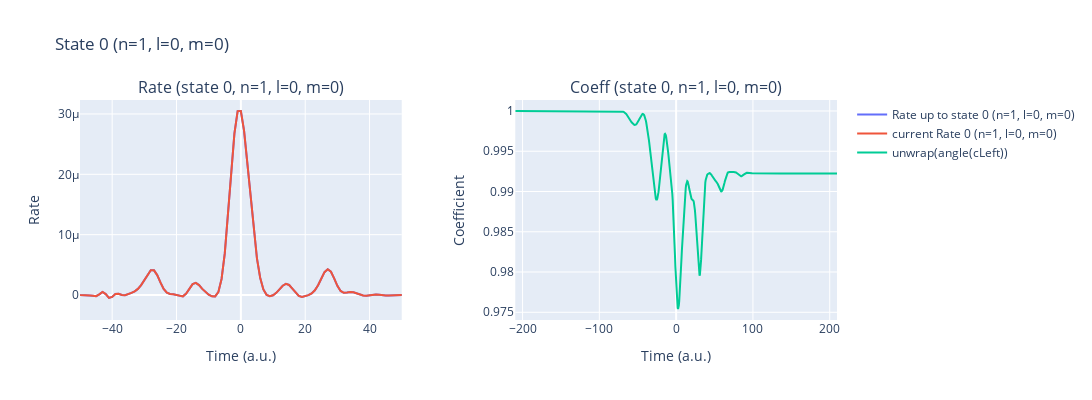
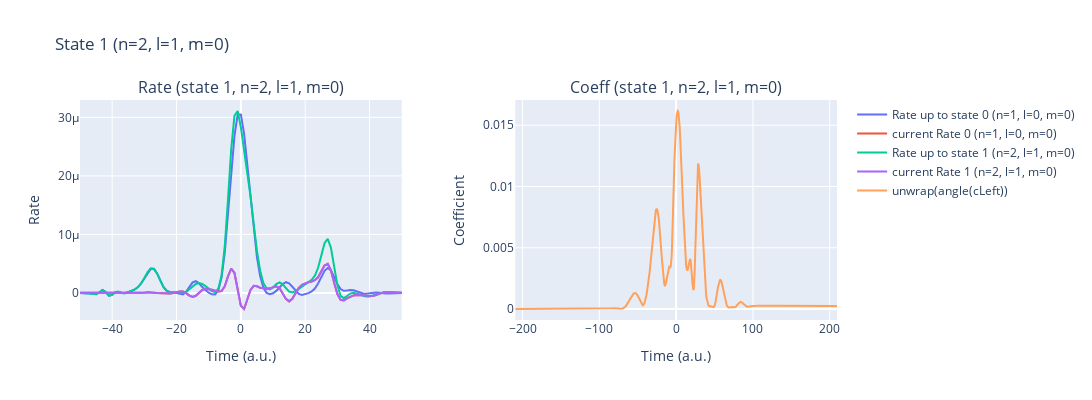
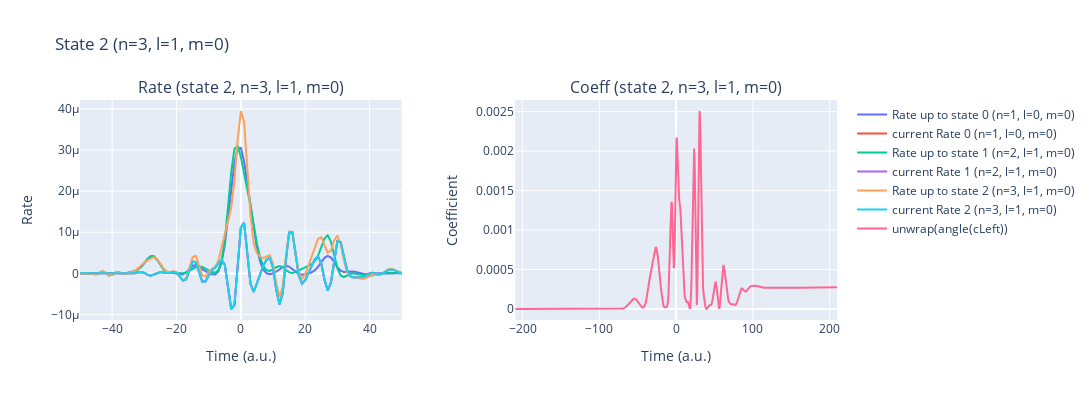

Write notebook code for charts like these, in order.
### Code cell
%autoreload
laser_pulses.add_pulse(params['lam0'], params['intensity'], params['cep'], params['lam0']/ AtomicUnits.nm / AtomicUnits.speed_of_light)
laser_pulses.add_pulse(250, 8e9, -np.pi/2, 0.58/ AtomicUnits.fs, t0=-144.91)
t_min, t_max = laser_pulses.get_time_interval()
time_recon_1= np.arange(int(t_min), int(t_max)+1, 1.)

rateExcited_1 = IonRate(time_recon_1, laser_pulses, params, dT=0.5, kernel_type='exact_SFA', excitedStates=True)
laser_pulses.reset()

### Figure 1 — Plotly figure (JSON) as saved in the notebook; plotly's stock layout.template omitted (floating-point values rounded to 4 significant figures; data arrays with more than 128 entries replaced by an {"elided": "..."} marker saying what was removed)
{"data": [{"mode": "lines", "name": "Rate up to state 0 (n=1, l=0, m=0)", "type": "scatter", "x": {"elided": "376 int values"}, "xaxis": "x", "y": {"elided": "376 float values"}, "yaxis": "y"}, {"mode": "lines", "name": "current Rate 0 (n=1, l=0, m=0)", "type": "scatter", "x": {"elided": "376 int values"}, "xaxis": "x", "y": {"elided": "376 float values"}, "yaxis": "y"}, {"mode": "lines", "name": "unwrap(angle(cLeft))", "type": "scatter", "x": {"elided": "839 float values"}, "xaxis": "x2", "y": {"elided": "839 float values"}, "yaxis": "y2"}], "layout": {"annotations": [{"font": {"size": 16}, "showarrow": false, "text": "Rate (state 0, n=1, l=0, m=0)", "x": 0.2125, "xanchor": "center", "xref": "paper", "y": 1, "yanchor": "bottom", "yref": "paper"}, {"font": {"size": 16}, "showarrow": false, "text": "Coeff (state 0, n=1, l=0, m=0)", "x": 0.7875, "xanchor": "center", "xref": "paper", "y": 1, "yanchor": "bottom", "yref": "paper"}], "height": 400, "title": {"text": "State 0 (n=1, l=0, m=0)"}, "width": 1200, "xaxis": {"anchor": "y", "domain": [0, 0.425], "range": [-50, 50], "title": {"text": "Time (a.u.)"}}, "xaxis2": {"anchor": "y2", "domain": [0.575, 1], "title": {"text": "Time (a.u.)"}}, "yaxis": {"anchor": "x", "domain": [0, 1], "title": {"text": "Rate"}}, "yaxis2": {"anchor": "x2", "domain": [0, 1], "title": {"text": "Coefficient"}}}}

### Figure 2 — Plotly figure (JSON) as saved in the notebook; plotly's stock layout.template omitted (floating-point values rounded to 4 significant figures; data arrays with more than 128 entries replaced by an {"elided": "..."} marker saying what was removed)
{"data": [{"mode": "lines", "name": "Rate up to state 0 (n=1, l=0, m=0)", "type": "scatter", "x": {"elided": "376 int values"}, "xaxis": "x", "y": {"elided": "376 float values"}, "yaxis": "y"}, {"mode": "lines", "name": "current Rate 0 (n=1, l=0, m=0)", "type": "scatter", "x": {"elided": "376 int values"}, "xaxis": "x", "y": {"elided": "376 float values"}, "yaxis": "y"}, {"mode": "lines", "name": "Rate up to state 1 (n=2, l=1, m=0)", "type": "scatter", "x": {"elided": "376 int values"}, "xaxis": "x", "y": {"elided": "376 float values"}, "yaxis": "y"}, {"mode": "lines", "name": "current Rate 1 (n=2, l=1, m=0)", "type": "scatter", "x": {"elided": "376 int values"}, "xaxis": "x", "y": {"elided": "376 float values"}, "yaxis": "y"}, {"mode": "lines", "name": "unwrap(angle(cLeft))", "type": "scatter", "x": {"elided": "839 float values"}, "xaxis": "x2", "y": {"elided": "839 float values"}, "yaxis": "y2"}], "layout": {"annotations": [{"font": {"size": 16}, "showarrow": false, "text": "Rate (state 1, n=2, l=1, m=0)", "x": 0.2125, "xanchor": "center", "xref": "paper", "y": 1, "yanchor": "bottom", "yref": "paper"}, {"font": {"size": 16}, "showarrow": false, "text": "Coeff (state 1, n=2, l=1, m=0)", "x": 0.7875, "xanchor": "center", "xref": "paper", "y": 1, "yanchor": "bottom", "yref": "paper"}], "height": 400, "title": {"text": "State 1 (n=2, l=1, m=0)"}, "width": 1200, "xaxis": {"anchor": "y", "domain": [0, 0.425], "range": [-50, 50], "title": {"text": "Time (a.u.)"}}, "xaxis2": {"anchor": "y2", "domain": [0.575, 1], "title": {"text": "Time (a.u.)"}}, "yaxis": {"anchor": "x", "domain": [0, 1], "title": {"text": "Rate"}}, "yaxis2": {"anchor": "x2", "domain": [0, 1], "title": {"text": "Coefficient"}}}}

### Figure 3 — Plotly figure (JSON) as saved in the notebook; plotly's stock layout.template omitted (floating-point values rounded to 4 significant figures; data arrays with more than 128 entries replaced by an {"elided": "..."} marker saying what was removed)
{"data": [{"mode": "lines", "name": "Rate up to state 0 (n=1, l=0, m=0)", "type": "scatter", "x": {"elided": "376 int values"}, "xaxis": "x", "y": {"elided": "376 float values"}, "yaxis": "y"}, {"mode": "lines", "name": "current Rate 0 (n=1, l=0, m=0)", "type": "scatter", "x": {"elided": "376 int values"}, "xaxis": "x", "y": {"elided": "376 float values"}, "yaxis": "y"}, {"mode": "lines", "name": "Rate up to state 1 (n=2, l=1, m=0)", "type": "scatter", "x": {"elided": "376 int values"}, "xaxis": "x", "y": {"elided": "376 float values"}, "yaxis": "y"}, {"mode": "lines", "name": "current Rate 1 (n=2, l=1, m=0)", "type": "scatter", "x": {"elided": "376 int values"}, "xaxis": "x", "y": {"elided": "376 float values"}, "yaxis": "y"}, {"mode": "lines", "name": "Rate up to state 2 (n=3, l=1, m=0)", "type": "scatter", "x": {"elided": "376 int values"}, "xaxis": "x", "y": {"elided": "376 float values"}, "yaxis": "y"}, {"mode": "lines", "name": "current Rate 2 (n=3, l=1, m=0)", "type": "scatter", "x": {"elided": "376 int values"}, "xaxis": "x", "y": {"elided": "376 float values"}, "yaxis": "y"}, {"mode": "lines", "name": "unwrap(angle(cLeft))", "type": "scatter", "x": {"elided": "839 float values"}, "xaxis": "x2", "y": {"elided": "839 float values"}, "yaxis": "y2"}], "layout": {"annotations": [{"font": {"size": 16}, "showarrow": false, "text": "Rate (state 2, n=3, l=1, m=0)", "x": 0.2125, "xanchor": "center", "xref": "paper", "y": 1, "yanchor": "bottom", "yref": "paper"}, {"font": {"size": 16}, "showarrow": false, "text": "Coeff (state 2, n=3, l=1, m=0)", "x": 0.7875, "xanchor": "center", "xref": "paper", "y": 1, "yanchor": "bottom", "yref": "paper"}], "height": 400, "title": {"text": "State 2 (n=3, l=1, m=0)"}, "width": 1200, "xaxis": {"anchor": "y", "domain": [0, 0.425], "range": [-50, 50], "title": {"text": "Time (a.u.)"}}, "xaxis2": {"anchor": "y2", "domain": [0.575, 1], "title": {"text": "Time (a.u.)"}}, "yaxis": {"anchor": "x", "domain": [0, 1], "title": {"text": "Rate"}}, "yaxis2": {"anchor": "x2", "domain": [0, 1], "title": {"text": "Coefficient"}}}}
